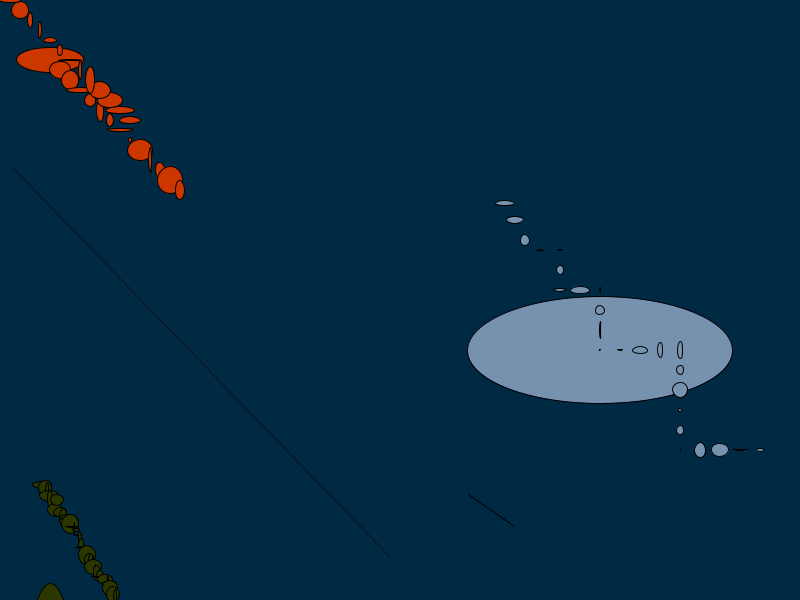
Frame 1 (no input)
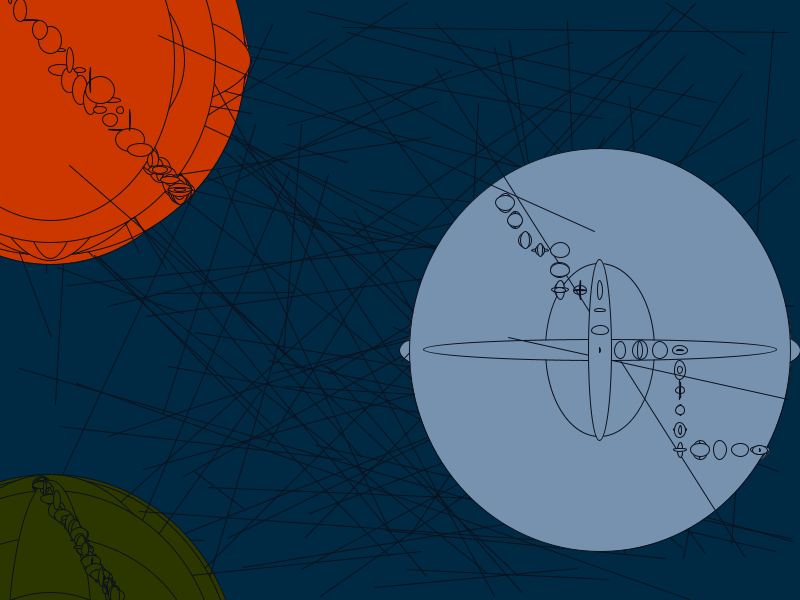
Frame 60 (the mouse pressed at the canvas centre just before this capture)
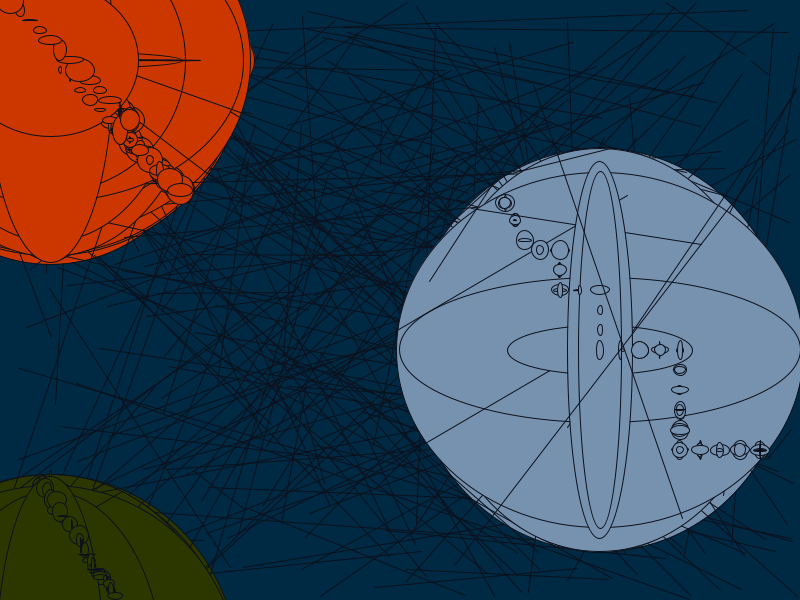
Frame 120 (the mouse held since frame 60 and released just before this capture)

The Processing sketch that drew these frames (run headless with seeded random() and noise(); from frame 60 on, the mouse is pressed at the canvas centre):

// Processing sketch: processing_80516
// ── processing_80516.pde

void setup (){
  size(800,600); 
  background(0,41,67);
  frameRate(100);
}

void draw (){

fill(119, 146, 175); // light blue
ellipse(600,350,random(410),random(410));
ellipse(505,203,random(20),random(20));
ellipse(515,220,random(20),random(20));
ellipse(525,240,random(20),random(20));
ellipse(540,250,random(20),random(20));
ellipse(560,250,random(20),random(20));
ellipse(560,270,random(20),random(20));
ellipse(560,290,random(20),random(20));
ellipse(580,290,random(20),random(20));
ellipse(600,290,random(20),random(20));
ellipse(600,310,random(20),random(20));
ellipse(600,330,random(20),random(20));
ellipse(600,350,random(20),random(20));
ellipse(620,350,random(20),random(20));
ellipse(640,350,random(20),random(20));
ellipse(660,350,random(20),random(20));
ellipse(680,350,random(20),random(20));
ellipse(680,370,random(20),random(20));
ellipse(680,390,random(20),random(20));
ellipse(680,410,random(20),random(20));
ellipse(680,430,random(20),random(20));
ellipse(680,450,random(20),random(20));
ellipse(700,450,random(20),random(20));
ellipse(720,450,random(20),random(20));
ellipse(740,450,random(20),random(20));
ellipse(760,450,random(20),random(20));

fill(245, 160, 57); // yellow


fill(204, 55, 0); // bright orange red

ellipse(50,60,random(410),random(410));
ellipse(60,70,random(30),random(30));
ellipse(70,80,random(30),random(30));
ellipse(80,90,random(30),random(30));
ellipse(90,100,random(30),random(30));
ellipse(100,110,random(30),random(30));
ellipse(110,120,random(30),random(30));
ellipse(120,130,random(30),random(30));
ellipse(130,140,random(30),random(30));
ellipse(140,150,random(30),random(30));
ellipse(150,160,random(30),random(30));
ellipse(160,170,random(30),random(30));
ellipse(170,180,random(30),random(30));
ellipse(180,190,random(30),random(30));
ellipse(130,120,random(30),random(30));
ellipse(120,110,random(30),random(30));
ellipse(110,100,random(30),random(30));
ellipse(100,90,random(30),random(30));
ellipse(90,80,random(30),random(30));
ellipse(80,70,random(30),random(30));
ellipse(70,60,random(30),random(30));
ellipse(60,50,random(30),random(30));
ellipse(50,40,random(30),random(30));
ellipse(40,30,random(30),random(30));
ellipse(30,20,random(30),random(30));
ellipse(20,10,random(30),random(30));
ellipse(10,0,random(30),random(30));



fill(44, 55, 0); // dark green

ellipse(50,675,random(410),random(410));
ellipse(42,485,random(20),random(20));
ellipse(45,488,random(20),random(20));
ellipse(47,490,random(20),random(20));
ellipse(49,496,random(20),random(20));
ellipse(50,499,random(20),random(20));
ellipse(55,510,random(20),random(20));
ellipse(57,500,random(20),random(20));
ellipse(60,512,random(20),random(20));
ellipse(63,516,random(20),random(20));
ellipse(66,519,random(20),random(20));
ellipse(69,522,random(20),random(20));
ellipse(70,524,random(20),random(20));
ellipse(72,527,random(20),random(20));
ellipse(74,529,random(20),random(20));
ellipse(76,530,random(20),random(20));
ellipse(79,535,random(20),random(20));
ellipse(80,540,random(20),random(20));
ellipse(81,545,random(20),random(20));
ellipse(83,547,random(20),random(20));
ellipse(85,550,random(20),random(20));
ellipse(87,555,random(20),random(20));
ellipse(89,560,random(20),random(20));
ellipse(91,562,random(20),random(20));
ellipse(92,565,random(20),random(20));
ellipse(93,567,random(20),random(20));
ellipse(95,570,random(20),random(20));
ellipse(97,573,random(20),random(20));
ellipse(100,575,random(20),random(20));
ellipse(101,577,random(20),random(20));
ellipse(105,579,random(20),random(20));
ellipse(108,582,random(20),random(20));
ellipse(109,584,random(20),random(20));
ellipse(110,588,random(20),random(20));
ellipse(111,590,random(20),random(20));
ellipse(113,594,random(20),random(20));
ellipse(115,596,random(20),random(20));






line(random(width),random(height),random(width),random(height));
stroke(11, 16, 28);
line(random(width),random(height),random(width),random(height));


}
